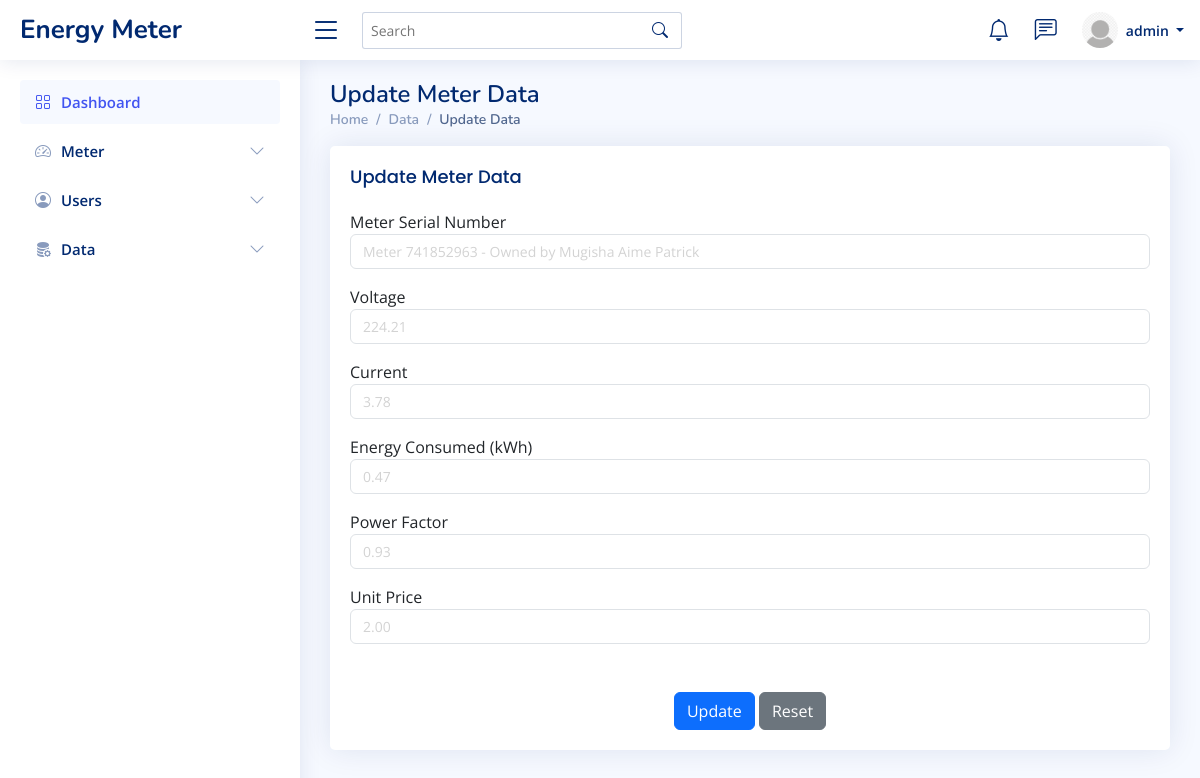
The page /update_data/5/ (signed in) on the database its author committed.
### energy_meter_app/models.py (models this page shows, shortened)
class Data(models.Model):
    serial_number = models.ForeignKey(Meter, on_delete=models.CASCADE, related_name='data_records')
    voltage = models.DecimalField(max_digits=10, decimal_places=2)  # Voltage in volts
    current = models.DecimalField(max_digits=10, decimal_places=2)  # Current in amperes
    power = models.DecimalField(max_digits=10, decimal_places=2)    # Power in watts
    energy = models.DecimalField(max_digits=10, decimal_places=2)   # Energy in kWh
    power_factor = models.DecimalField(max_digits=5, decimal_places=2)  # Power factor (dimensionless)
    unit_price = models.DecimalField(max_digits=10, decimal_places=2)
    created_at = models.DateTimeField(auto_now_add=True)
    updated_at = models.DateTimeField(auto_now=True)
    class Meta:
        verbose_name = 'Data'
        verbose_name_plural = 'Data Records'
        ordering = ['created_at']

class Meter(models.Model):
    serial_number = models.CharField(max_length=30, unique=True)
    created_at = models.DateTimeField(auto_now_add=True)
    owner = models.ForeignKey(UserProfile, on_delete=models.CASCADE)
    updated_at = models.DateTimeField(auto_now=True)
    remaining_energy = models.DecimalField(max_digits=10, decimal_places=2, default=0.0)
    class Meta:
        verbose_name = 'Meter'
        verbose_name_plural = 'Meters'
        ordering = ['created_at']
    def __str__(self):
        return f"Meter {self.serial_number} - Owned by {self.owner.name}"

class UserProfile(models.Model):
    STATUS_CHOICES = [
        ('staff', 'Staff'),
        ('client', 'Client'),
    ]
    name = models.CharField(max_length=100)
    national_id = models.CharField(max_length=20, unique=True)
    phone_number = models.CharField(max_length=15, unique=True)
    address = models.TextField(max_length=50)
    created_at = models.DateTimeField(auto_now_add=True)
    updated_at = models.DateTimeField(auto_now=True)
    is_active = models.BooleanField(default=True)
    status = models.CharField(max_length=10, choices=STATUS_CHOICES, default='client')
    class Meta:
        verbose_name = 'User Profile'
        verbose_name_plural = 'User Profiles'
        ordering = ['created_at']

### energy_meter_app/views.py (the view, shortened to what this page needs)
# urls.py: path('update_data/<int:data_id>/', views.update_data, name='update_data'),
@login_required
def update_data(request, data_id):
    data = get_object_or_404(Data, id=data_id)  # Use your actual model name
    context = {
        'data': data,  # Ensure you're passing the correct context
    }
    return render(request, "energy_meter_app/forms/update_data.html", context)

### energy_meter_app/templates/energy_meter_app/forms/update_data.html (shortened to what this page needs)
{% load static %}
<!DOCTYPE html>
<html lang="en">
{% include "energy_meter_app/admin_navbar/header.html" %}
<body>
  {% include "energy_meter_app/admin_navbar/navbar.html" %}
  {% include "energy_meter_app/admin_navbar/aside.html" %}
  <main id="main" class="main">
    <div class="pagetitle">
      <h1>Update Meter Data</h1>
      <nav>
        <ol class="breadcrumb">
          <li class="breadcrumb-item"><a href="{% url 'admin_dashboard' %}">Home</a></li>
          <li class="breadcrumb-item">Data</li>
          <li class="breadcrumb-item active">Update Data</li>
        </ol>
      </nav>
    </div>
    <section class="section">
      <div class="row">
        <div class="col-lg-12">
          <div class="card">
            <div class="card-body">
              <h5 class="card-title">Update Meter Data</h5>
              <form class="row g-3" method="POST" action="{% url 'update_data' data.id %}">
                <div class="col-md-12">
                  <label for="serial_number">Meter Serial Number</label>
                  <input type="text" name="serial_number" id="serial_number" class="form-control" value="{{ data.serial_number }}" readonly>
                </div>
                <div class="col-md-12">
                  <label for="voltage">Voltage</label>
                  <input type="text" name="voltage" id="voltage" class="form-control" value="{{ data.voltage }}">
                </div>
                <div class="col-md-12">
                  <label for="current">Current</label>
                  <input type="text" name="current" id="current" class="form-control" value="{{ data.current }}">
                </div>
                <div class="col-md-12">
                  <label for="energy">Energy Consumed (kWh)</label>
                  <input type="text" name="energy" id="energy" class="form-control" value="{{ data.energy }}">
                </div>
                <div class="col-md-12">
                  <label for="power_factor">Power Factor</label>
                  <input type="text" name="power_factor" id="power_factor" class="form-control" value="{{ data.power_factor }}">
                </div>
                <div class="col-md-12">
                  <label for="unit_price">Unit Price</label>
                  <input type="text" name="unit_price" id="unit_price" class="form-control" value="{{ data.unit_price }}">
                </div>
                <div class="text-center mt-5">
                  <button type="submit" class="btn btn-primary">Update</button>
                  <button type="reset" class="btn btn-secondary">Reset</button>
                </div>
              </form>
            </div>
          </div>
        </div>
      </div>
    </section>
  </main>
</body>
</html>

### energy_meter_app/templates/energy_meter_app/dashboards/base.html (shortened to what this page needs)
{% load static %}
{% block content %}
<li class="nav-item dropdown pe-3">
    <a class="nav-link nav-profile d-flex align-items-center pe-0" href="#" data-bs-toggle="dropdown">
        <img src="{% static 'assets/img/default-user.png' %}" alt="Profile" class="rounded-circle">
        <span class="d-none d-md-block dropdown-toggle ps-2">
            {{ request.user.username|default:'User' }}
        </span>
    </a>
</li>
{% endblock content %}

### static/assets/css/style.css (style rules this page uses)
:root { scroll-behavior: smooth; }
body { font-family: "Open Sans", sans-serif; background: #f6f9ff; color: #444444; }
a { color: #4154f1; text-decoration: none; }
h1, h2, h3, h4, h5, h6 { font-family: "Nunito", sans-serif; }
#main { margin-top: 60px; padding: 20px 30px; transition: all 0.3s; }
.pagetitle { margin-bottom: 10px; }
.pagetitle h1 { font-size: 24px; margin-bottom: 0; font-weight: 600; color: #012970; }
.card { margin-bottom: 30px; border: none; border-radius: 5px; box-shadow: 0px 0 30px rgba(1, 41, 112, 0.1); }
.card-title { padding: 20px 0 15px 0; font-size: 18px; font-weight: 500; color: #012970; font-family: "Poppins", sans-serif; }
.form-control { color: #d3d3d3; font-size: 14px; }
.card-body { padding: 0 20px 20px 20px; }
.breadcrumb { font-size: 14px; font-family: "Nunito", sans-serif; color: #899bbd; font-weight: 600; }
.breadcrumb a { color: #899bbd; transition: 0.3s; }
.breadcrumb .breadcrumb-item::before { color: #899bbd; }
.breadcrumb .active { color: #51678f; font-weight: 600; }
.header-nav .nav-profile { color: #012970; }
.header-nav .nav-profile img { max-height: 36px; }
.header-nav .nav-profile span { font-size: 14px; font-weight: 600; }
@media (min-width: 1200px) { #main, #footer { margin-left: 300px; } }

### rows shown on the page
Data: serial_number "Meter 741852963 - Owned by Mugisha Aime Patrick", voltage "224.21", current "3.78", energy "0.47", power_factor "0.93", unit_price "2.00"

### other values the page prints
{{ request.user.username|default:'User' }} "admin"
